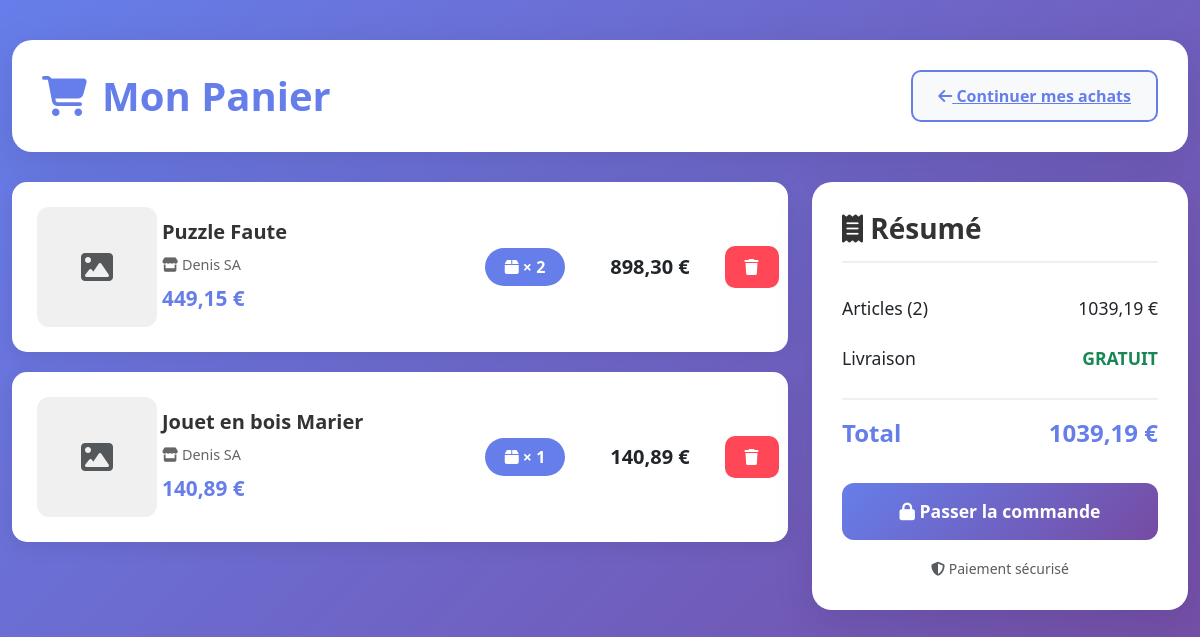
Page /orders/cart/ (signed in) on the committed database.
### orders/models.py (models this page shows, shortened)
class CartItem(models.Model):
    cart = models.ForeignKey(Cart, on_delete=models.CASCADE, related_name='items', verbose_name="Panier")
    product = models.ForeignKey(Product, on_delete=models.CASCADE, verbose_name="Produit")
    quantity = models.PositiveIntegerField(default=1, verbose_name="Quantité")
    added_at = models.DateTimeField(auto_now_add=True)
    class Meta:
        verbose_name = "Article du panier"
        verbose_name_plural = "Articles du panier"
        unique_together = ['cart', 'product']
    @property
    def total_price(self):
        return self.quantity * self.product.price

class Cart(models.Model):
    user = models.OneToOneField(User, on_delete=models.CASCADE, related_name='cart', verbose_name="Utilisateur")
    created_at = models.DateTimeField(auto_now_add=True)
    updated_at = models.DateTimeField(auto_now=True)
    class Meta:
        verbose_name = "Panier"
        verbose_name_plural = "Paniers"
    @property
    def total_amount(self):
        return sum(item.total_price for item in self.items.all())

### products/models.py (models this page shows, shortened)
class Product(models.Model):
    vendor = models.ForeignKey(VendorProfile, on_delete=models.CASCADE, related_name='products', verbose_name="Vendeur")
    name = models.CharField(max_length=200, verbose_name="Nom du produit")
    description = models.TextField(verbose_name="Description")
    price = models.DecimalField(max_digits=10, decimal_places=2, verbose_name="Prix")
    category = models.ForeignKey(Category, on_delete=models.CASCADE, related_name='products', verbose_name="Catégorie")
    tags = models.CharField(max_length=500, blank=True, verbose_name="Étiquettes (séparées par des virgules)")
    image = models.ImageField(upload_to='products/', blank=True, null=True, verbose_name="Image principale")
    stock_quantity = models.PositiveIntegerField(default=0, verbose_name="Quantité en stock")
    is_active = models.BooleanField(default=True, verbose_name="Actif")
    created_at = models.DateTimeField(auto_now_add=True)
    updated_at = models.DateTimeField(auto_now=True)
    class Meta:
        verbose_name = "Produit"
        verbose_name_plural = "Produits"
        ordering = ['-created_at']

### accounts/models.py (models this page shows, shortened)
class VendorProfile(models.Model):
    user = models.OneToOneField(User, on_delete=models.CASCADE, related_name='vendor_profile')
    business_name = models.CharField(max_length=200, verbose_name="Nom de l'entreprise")
    description = models.TextField(verbose_name="Description de l'entreprise")
    phone = models.CharField(max_length=20, verbose_name="Téléphone")
    address = models.TextField(verbose_name="Adresse")
    city = models.CharField(max_length=100, verbose_name="Ville")
    image = models.ImageField(upload_to='vendors/', blank=True, null=True)
    is_verified = models.BooleanField(default=False, verbose_name="Vérifié")
    created_at = models.DateTimeField(auto_now_add=True)
    updated_at = models.DateTimeField(auto_now=True)
    class Meta:
        verbose_name = "Profil Vendeur"
        verbose_name_plural = "Profils Vendeurs"

### orders/views.py (the view)
# urls.py: path('cart/', views.cart_detail, name='cart'),  # Changed name to 'cart' for consistency
@login_required
def cart_detail(request):
    cart, _ = Cart.objects.get_or_create(user=request.user)
    return render(request, 'orders/cart.html', {'cart': cart})

### orders/templates/orders/cart.html (shortened to what this page needs)
<!DOCTYPE html>
<html lang="fr">
<head>
    <link href="https://cdn.jsdelivr.net/npm/bootstrap@5.3.2/dist/css/bootstrap.min.css" rel="stylesheet">
    <link href="https://cdnjs.cloudflare.com/ajax/libs/font-awesome/6.4.0/css/all.min.css" rel="stylesheet">
</head>
<body>
    <div class="container cart-container">
        <div class="cart-header">
            <div class="d-flex justify-content-between align-items-center flex-wrap">
                <h1><i class="fas fa-shopping-cart"></i> Mon Panier</h1>
                <a href="{% url 'home' %}" class="btn-continue">
                    <i class="fas fa-arrow-left"></i> Continuer mes achats
                </a>
            </div>
        </div>
        {% if cart.items.all %}
            <div class="row">
                <div class="col-lg-8">
                    {% for item in cart.items.all %}
                    <div class="cart-item">
                        <div class="row align-items-center">
                            <div class="col-md-2 mb-3 mb-md-0">
                                {% if item.product.image %}
                                    <img src="{{ item.product.image.url }}" alt="{{ item.product.name }}" class="product-image">
                                {% else %}
                                    <div class="product-image d-flex align-items-center justify-content-center" style="background: #f0f0f0;">
                                        <i class="fas fa-image fa-2x text-muted"></i>
                                    </div>
                                {% endif %}
                            </div>
                            <div class="col-md-5 product-info mb-3 mb-md-0">
                                <h5>{{ item.product.name }}</h5>
                                <p class="product-vendor mb-2">
                                    <i class="fas fa-store"></i> {{ item.product.vendor.business_name }}
                                </p>
                                <span class="product-price">{{ item.product.price }} €</span>
                            </div>
                            <div class="col-6 col-md-2 text-center mb-3 mb-md-0">
                                <span class="quantity-badge">
                                    <i class="fas fa-box"></i> × {{ item.quantity }}
                                </span>
                            </div>
                            <div class="col-6 col-md-2 text-center mb-3 mb-md-0">
                                <div class="fw-bold fs-5">{{ item.total_price }} €</div>
                            </div>
                            <div class="col-12 col-md-1 text-center">
                                <a href="{% url 'remove_from_cart' item.id %}" class="btn-remove">
                                    <i class="fas fa-trash"></i>
                                </a>
                            </div>
                        </div>
                    </div>
                    {% endfor %}
                </div>
                <div class="col-lg-4">
                    <div class="cart-summary">
                        <h3><i class="fas fa-receipt"></i> Résumé</h3>
                        <div class="summary-line">
                            <span>Articles ({{ cart.items.count }})</span>
                            <span>{{ cart.total_amount }} €</span>
                        </div>
                        <div class="summary-line">
                            <span>Livraison</span>
                            <span class="text-success fw-bold">GRATUIT</span>
                        </div>
                        <div class="summary-line summary-total">
                            <span>Total</span>
                            <span>{{ cart.total_amount }} €</span>
                        </div>
                        <a href="{% url 'checkout' %}" class="btn btn-checkout">
                            <i class="fas fa-lock"></i> Passer la commande
                        </a>
                        <div class="text-center mt-3">
                            <small class="text-muted">
                                <i class="fas fa-shield-alt"></i> Paiement sécurisé
                            </small>
                        </div>
                    </div>
                </div>
            </div>
        {% endif %}
    </div>
</body>
</html>

### orders/templates/orders/cart.html (style rules this page uses)
body { font-family: 'Segoe UI', Tahoma, Geneva, Verdana, sans-serif; background: linear-gradient(135deg, #667eea 0%, #764ba2 100%); min-height: 100vh; padding: 40px 0; }
.cart-container { max-width: 1200px; margin: 0 auto; }
.cart-header { background: white; border-radius: 20px; padding: 30px; margin-bottom: 30px; box-shadow: 0 10px 40px rgba(0,0,0,0.1); }
.cart-header h1 { color: #667eea; font-weight: 700; margin: 0; display: flex; align-items: center; gap: 15px; }
.cart-item { background: white; border-radius: 15px; padding: 25px; margin-bottom: 20px; box-shadow: 0 5px 20px rgba(0,0,0,0.08); transition: transform 0.2s, box-shadow 0.2s; }
.product-image { width: 120px; height: 120px; object-fit: cover; border-radius: 12px; border: 3px solid #f0f0f0; }
.product-info h5 { color: #333; font-weight: 600; margin-bottom: 10px; }
.product-vendor { color: #666; font-size: 0.9rem; margin-bottom: 5px; }
.product-price { color: #667eea; font-size: 1.3rem; font-weight: 700; }
.quantity-badge { background: #667eea; color: white; padding: 8px 20px; border-radius: 25px; font-weight: 600; }
.btn-remove { background: #ff4757; color: white; border: none; padding: 10px 20px; border-radius: 10px; transition: all 0.3s; }
.cart-summary { background: white; border-radius: 20px; padding: 30px; box-shadow: 0 10px 40px rgba(0,0,0,0.1); position: sticky; top: 20px; }
.cart-summary h3 { color: #333; font-weight: 700; margin-bottom: 20px; padding-bottom: 15px; border-bottom: 2px solid #f0f0f0; }
.summary-line { display: flex; justify-content: space-between; padding: 12px 0; font-size: 1.1rem; }
.summary-total { font-size: 1.5rem; font-weight: 700; color: #667eea; padding-top: 15px; border-top: 2px solid #f0f0f0; margin-top: 15px; }
.btn-checkout { background: linear-gradient(135deg, #667eea 0%, #764ba2 100%); color: white; border: none; padding: 15px 30px; border-radius: 12px; font-size: 1.1rem; font-weight: 600; width: 100%; margin-top: 20px; transition: transform 0.2s; }
.btn-continue { background: #f8f9fa; color: #667eea; border: 2px solid #667eea; padding: 12px 25px; border-radius: 10px; font-weight: 600; transition: all 0.3s; }

### rows in the picture
CartItem: product.name "Puzzle Faute", product.vendor.business_name "Denis SA", product.price "449,15", quantity "2", total_price "898,30"
CartItem: product.name "Jouet en bois Marier", product.vendor.business_name "Denis SA", product.price "140,89", quantity "1", total_price "140,89"
Cart: items.count "2", total_amount "1039,19"
